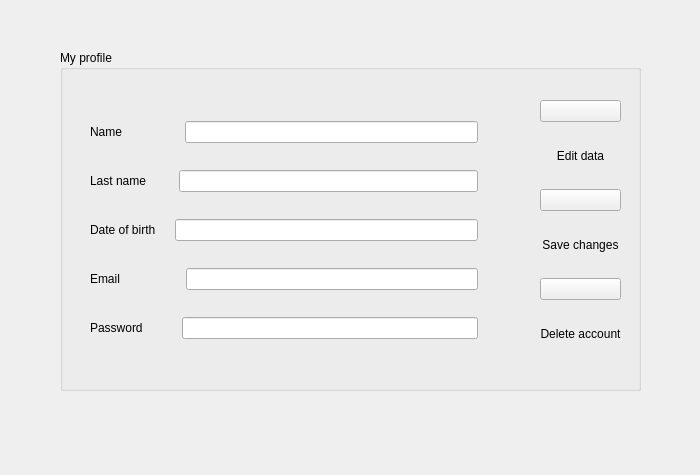
<?xml version="1.0" encoding="UTF-8"?>
<ui version="4.0">
 <class>PerfilUsuarioW</class>
 <widget class="QWidget" name="PerfilUsuarioW">
  <property name="geometry">
   <rect>
    <x>0</x>
    <y>0</y>
    <width>700</width>
    <height>475</height>
   </rect>
  </property>
  <property name="windowTitle">
   <string>Form</string>
  </property>
  <widget class="QGroupBox" name="groupBox_2">
   <property name="geometry">
    <rect>
     <x>60</x>
     <y>50</y>
     <width>581</width>
     <height>341</height>
    </rect>
   </property>
   <property name="title">
    <string>My profile</string>
   </property>
   <widget class="QWidget" name="">
    <property name="geometry">
     <rect>
      <x>30</x>
      <y>50</y>
      <width>531</width>
      <height>261</height>
     </rect>
    </property>
    <layout class="QHBoxLayout" name="horizontalLayout_2">
     <item>
      <layout class="QVBoxLayout" name="verticalLayout_2">
       <item>
        <layout class="QHBoxLayout" name="horizontalLayout_9">
         <item>
          <widget class="QLabel" name="label_nameuser_2">
           <property name="text">
            <string>Name                 </string>
           </property>
          </widget>
         </item>
         <item>
          <widget class="QLineEdit" name="lineEdit_nameuser_2">
           <property name="styleSheet">
            <string notr="true">color: rgb(243, 243, 243);</string>
           </property>
           <property name="inputMask">
            <string notr="true" extracomment="password"/>
           </property>
           <property name="frame">
            <bool>true</bool>
           </property>
           <property name="echoMode">
            <enum>QLineEdit::EchoMode::Normal</enum>
           </property>
           <property name="cursorPosition">
            <number>0</number>
           </property>
          </widget>
         </item>
        </layout>
       </item>
       <item>
        <layout class="QHBoxLayout" name="horizontalLayout_10">
         <item>
          <widget class="QLabel" name="label_lastnameuser_2">
           <property name="text">
            <string>Last name        </string>
           </property>
          </widget>
         </item>
         <item>
          <widget class="QLineEdit" name="lineEdit_lastnameuser_2">
           <property name="styleSheet">
            <string notr="true">color: rgb(243, 243, 243);</string>
           </property>
           <property name="inputMask">
            <string notr="true" extracomment="password"/>
           </property>
           <property name="frame">
            <bool>true</bool>
           </property>
           <property name="echoMode">
            <enum>QLineEdit::EchoMode::Normal</enum>
           </property>
           <property name="cursorPosition">
            <number>0</number>
           </property>
          </widget>
         </item>
        </layout>
       </item>
       <item>
        <layout class="QHBoxLayout" name="horizontalLayout_11">
         <item>
          <widget class="QLabel" name="label_dateuser_2">
           <property name="text">
            <string>Date of birth    </string>
           </property>
          </widget>
         </item>
         <item>
          <widget class="QLineEdit" name="lineEdit_dateuser_2">
           <property name="styleSheet">
            <string notr="true">color: rgb(243, 243, 243);</string>
           </property>
           <property name="inputMask">
            <string notr="true" extracomment="password"/>
           </property>
           <property name="frame">
            <bool>true</bool>
           </property>
           <property name="echoMode">
            <enum>QLineEdit::EchoMode::Normal</enum>
           </property>
           <property name="cursorPosition">
            <number>0</number>
           </property>
          </widget>
         </item>
        </layout>
       </item>
       <item>
        <layout class="QHBoxLayout" name="horizontalLayout_12">
         <item>
          <widget class="QLabel" name="label_emailuser_2">
           <property name="text">
            <string>Email                  </string>
           </property>
          </widget>
         </item>
         <item>
          <widget class="QLineEdit" name="lineEdit_emailuser_2">
           <property name="styleSheet">
            <string notr="true">color: rgb(243, 243, 243);</string>
           </property>
           <property name="inputMask">
            <string notr="true" extracomment="password"/>
           </property>
           <property name="frame">
            <bool>true</bool>
           </property>
           <property name="echoMode">
            <enum>QLineEdit::EchoMode::Normal</enum>
           </property>
           <property name="cursorPosition">
            <number>0</number>
           </property>
          </widget>
         </item>
        </layout>
       </item>
       <item>
        <layout class="QHBoxLayout" name="horizontalLayout_13">
         <item>
          <widget class="QLabel" name="label_3">
           <property name="text">
            <string>Password          </string>
           </property>
          </widget>
         </item>
         <item>
          <widget class="QLineEdit" name="lineEdit_passworduser_2">
           <property name="styleSheet">
            <string notr="true">color: rgb(243, 243, 243);</string>
           </property>
           <property name="inputMask">
            <string notr="true" extracomment="password"/>
           </property>
           <property name="frame">
            <bool>true</bool>
           </property>
           <property name="echoMode">
            <enum>QLineEdit::EchoMode::Normal</enum>
           </property>
           <property name="cursorPosition">
            <number>0</number>
           </property>
          </widget>
         </item>
        </layout>
       </item>
      </layout>
     </item>
     <item>
      <widget class="QLabel" name="label">
       <property name="text">
        <string>               </string>
       </property>
      </widget>
     </item>
     <item>
      <layout class="QVBoxLayout" name="verticalLayout_4">
       <item>
        <layout class="QVBoxLayout" name="verticalLayout_5">
         <item>
          <widget class="QPushButton" name="pushButton_edit">
           <property name="text">
            <string/>
           </property>
           <property name="icon">
            <iconset resource="images.qrc">
             <normaloff>:/images/images/lapiz (1).png</normaloff>:/images/images/lapiz (1).png</iconset>
           </property>
           <property name="iconSize">
            <size>
             <width>45</width>
             <height>45</height>
            </size>
           </property>
          </widget>
         </item>
         <item>
          <widget class="QLabel" name="label_6">
           <property name="layoutDirection">
            <enum>Qt::LayoutDirection::RightToLeft</enum>
           </property>
           <property name="text">
            <string>Edit data</string>
           </property>
           <property name="alignment">
            <set>Qt::AlignmentFlag::AlignCenter</set>
           </property>
          </widget>
         </item>
        </layout>
       </item>
       <item>
        <layout class="QVBoxLayout" name="verticalLayout_6">
         <item>
          <widget class="QPushButton" name="pushButton_save">
           <property name="text">
            <string/>
           </property>
           <property name="icon">
            <iconset resource="images.qrc">
             <normaloff>:/images/images/marcador.png</normaloff>:/images/images/marcador.png</iconset>
           </property>
           <property name="iconSize">
            <size>
             <width>45</width>
             <height>45</height>
            </size>
           </property>
          </widget>
         </item>
         <item>
          <widget class="QLabel" name="label_8">
           <property name="layoutDirection">
            <enum>Qt::LayoutDirection::RightToLeft</enum>
           </property>
           <property name="text">
            <string>Save changes</string>
           </property>
           <property name="alignment">
            <set>Qt::AlignmentFlag::AlignCenter</set>
           </property>
          </widget>
         </item>
        </layout>
       </item>
       <item>
        <layout class="QVBoxLayout" name="verticalLayout_7">
         <item>
          <widget class="QPushButton" name="pushButton_delete">
           <property name="text">
            <string/>
           </property>
           <property name="icon">
            <iconset resource="images.qrc">
             <normaloff>:/images/images/borrar (1).png</normaloff>:/images/images/borrar (1).png</iconset>
           </property>
           <property name="iconSize">
            <size>
             <width>45</width>
             <height>45</height>
            </size>
           </property>
          </widget>
         </item>
         <item>
          <widget class="QLabel" name="label_9">
           <property name="layoutDirection">
            <enum>Qt::LayoutDirection::RightToLeft</enum>
           </property>
           <property name="text">
            <string>Delete account</string>
           </property>
           <property name="alignment">
            <set>Qt::AlignmentFlag::AlignCenter</set>
           </property>
          </widget>
         </item>
        </layout>
       </item>
      </layout>
     </item>
    </layout>
   </widget>
  </widget>
  <widget class="QWidget" name="">
   <property name="geometry">
    <rect>
     <x>0</x>
     <y>0</y>
     <width>2</width>
     <height>2</height>
    </rect>
   </property>
   <layout class="QVBoxLayout" name="verticalLayout"/>
  </widget>
  <widget class="QWidget" name="">
   <property name="geometry">
    <rect>
     <x>0</x>
     <y>0</y>
     <width>2</width>
     <height>2</height>
    </rect>
   </property>
   <layout class="QVBoxLayout" name="verticalLayout_3"/>
  </widget>
  <widget class="QWidget" name="">
   <property name="geometry">
    <rect>
     <x>0</x>
     <y>0</y>
     <width>2</width>
     <height>2</height>
    </rect>
   </property>
   <layout class="QHBoxLayout" name="horizontalLayout"/>
  </widget>
  <widget class="QWidget" name="">
   <property name="geometry">
    <rect>
     <x>0</x>
     <y>0</y>
     <width>2</width>
     <height>2</height>
    </rect>
   </property>
   <layout class="QVBoxLayout" name="verticalLayout_11"/>
  </widget>
 </widget>
 <resources>
  <include location="images.qrc"/>
 </resources>
 <connections/>
</ui>
